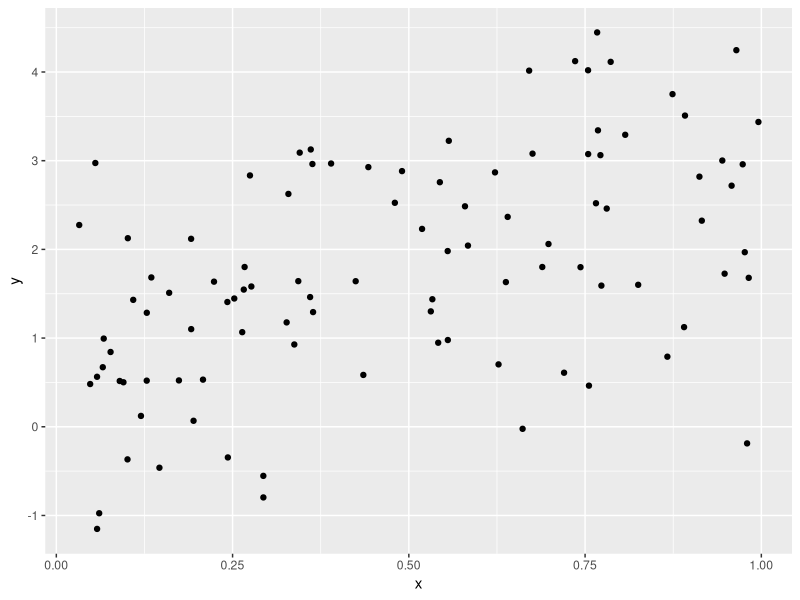

Generate this figure with R:
## ---- chunk 1
library(tidyverse)
plot_df = 
  tibble(
    x = runif(100),
    y = 1+2*x+rnorm(100)
  )

plot_df |> 
  ggplot(aes(x = x, y = y)) +
  geom_point()
